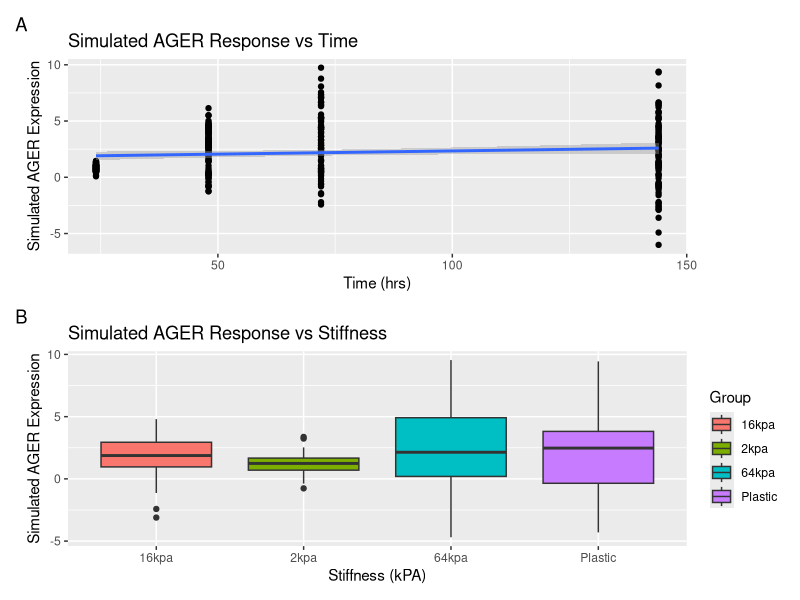

This figure's R source:
## ---- chunk 1
knitr::opts_chunk$set(echo = TRUE)
## ---- chunk 2

# Relevant libraries ------------------------------------------------------

library(tidyverse) # To use ggplot2 and dplyr packages
library(kableExtra) # To make fancy tables
library(patchwork)

# FUNCTIONS ------------------------------------------------------

##############################################################################################
# FUNCTION: sim_rnorm()
# Description: a function that creates a simulated gene expression dataset for different groups.
# Input Arguments: 'list' (a list containing the mean, variance and size of each categories) and 'groups' (an atomic vector of all the predictor groups)
# Output: 'sim_df' (a dataframe containing a unique ID variable, Group and Resp_var (simulated from normal distribution))
#___________________________________________________________________________________________

sim_rnorm <- function(groups = c(), list = input){

#Times = c("24h", "+4h", "+24h", "5d")

g1 = rnorm(n = list[[1]][1], mean = list[[1]][2], sd = sqrt(list[[1]][3]))
g2 = rnorm(n = list[[2]][1], mean = list[[2]][2], sd = sqrt(list[[2]][3]))
g3 = rnorm(n = list[[3]][1], mean = list[[3]][2], sd = sqrt(list[[3]][3]))
g4 = rnorm(n = list[[4]][1], mean = list[[4]][2], sd = sqrt(list[[4]][3]))

Resp_var<- c(g1, g2, g3, g4)
ID <- 1:length(Resp_var)
Group <- c (rep(groups[1], length(g1)), rep(groups[2], length(g2)), rep(groups[3], length(g3)), rep(groups[4], length(g4))) # Assigning Time categories to the rnorm() generated data

sim_df <- data.frame(ID, Group, Resp_var) # Create a dataframe from the simulated Group and Resp_var data. 
  
return(sim_df)
}

##############################################################################################


##############################################################################################
# FUNCTION: Reg_Stat()
# Description: Performs linear regression on a dataset
# Input Arguments: 'df' (a dataframe containing the variable the linear regression will be ran on)
# Output: p-value, coefficient and conclusion (significant / not-significant)
#___________________________________________________________________________________________

Reg_Stat <- function(df = DF){
  
   z <- lm(Resp_var ~ Group, data = df)
   coeff<-summary(z)$coefficients[2,1] # pulls out the coefficient of the relationship btw the response and predictor variables
   pVal <- summary(z)$coefficients[2,4] # pulls out the p-value of the relationship btw the response and predictor variables
  
   a <-c(coeff, pVal, ifelse(pVal < 0.05, "Significant", "Non-significant"))
   names(a) <- c("Coefficient", "P-Value", "Conclusion")
   return(a)
}

##############################################################################################

##############################################################################################
# FUNCTION: Reg_Plot()
# Description: Plot the datset
# Input Arguments: 'df' (a dataframe containing the variable the ANOVA will be ran on)
# Output:'plot'
#___________________________________________________________________________________________

Reg_Plot <- function(df = DF){
  
   ### Plot of the data
   plot <- ggplot(df) +
           aes(x = Group, y = Resp_var) +
           geom_point() +
           stat_smooth(method=lm,se=0.95) + # default se=0.95 
           labs(title = "Simulated AGER Response vs Time", x = "Time (hrs)", y = "Simulated AGER Expression")
   
  return(plot)
}
################################################################################################

##############################################################################################
# FUNCTION: ANOVA_Stat()
# Description: Runs the ANOVA on a dataset
# Input Arguments: 'df' (a dataframe containing the variables the ANOVA will be ran on)
# Output: p-value and conclusion (significant/not significant)
#___________________________________________________________________________________________

ANOVA_Stat <- function(df = DF){
  
   z <- aov(Resp_var ~ Group, data = df)
   pVal <- unlist(summary(z))[9] # pulls out the p-value of the relationship btw the response and predictor variables
  
   a <-c(pVal, ifelse(pVal < 0.05, "Significant", "Non-significant"))
   names(a) <- c("P-Value","Conclusion")
   return(a)
}

##############################################################################################


##############################################################################################
# FUNCTION: ANOVA_Plot()
# Description: Plot the datset
# Input Arguments: 'df' (a dataframe containing the variable the ANOVA will be ran on)
# Output:'plot'
#___________________________________________________________________________________________

ANOVA_Plot <- function(df = DF){
  
   ### Plot of the data (boxplot)
   plot <- ggplot(df) +
           aes(x = Group, y = Resp_var, fill = Group) +
           geom_boxplot() +
           labs(title = "Simulated AGER Response vs Stiffness",x = "Stiffness (kPA)", y = "Simulated AGER Expression")
           
   
  return(plot)
}
################################################################################################






# Global Variables ------------------------------------------------------

n_24h = 84; mean_24h = 0.8439886; var_24h = 0.0604894;
n_48h = 86; mean_48h = 2.2456403; var_48h = 3.0218083;
n_72h = 84; mean_72h = 2.7526489; var_72h = 7.8850666;
n_144h = 82; mean_144h = 2.4733090; var_144h = 9.2351024;

# Create a list with all input data

input1 <- list(sim24h = c(n_24h, mean_24h,var_24h), 
              sim48h = c(n_48h, mean_48h,var_48h),
              sim72h = c(n_72h, mean_72h,var_72h),
              sim144h = c(n_144h, mean_144h,var_144h))


n_2kpa = 96; mean_2kpa = 1.190448; var_2kpa = 0.650671;
n_16kpa = 96; mean_16kpa = 1.886097; var_16kpa = 2.287650;
n_64kpa = 95; mean_64kpa = 2.730308; var_64kpa = 10.417837;
n_plastic = 49; mean_plastic = 2.892691; var_plastic = 8.975734;

input2 <- list(sim2kpa = c(n_2kpa, mean_2kpa, var_2kpa),
               sim16kpa = c(n_16kpa, mean_16kpa, var_16kpa), 
               sim64kpa = c(n_64kpa, mean_64kpa, var_64kpa),
               simplastic = c(n_plastic, mean_plastic, var_plastic))


# Simulating Random Dataset and Running LR and ANOVA ------------------------------------------------------

df1 <- sim_rnorm(groups = c(24, 48, 72, 144), list = input1) # create a randomly generated Time and AGER dataset
LR <- Reg_Stat(df1) # computes the linear regression analysis of AGER(response) and Time (predictor)
p1 <- Reg_Plot(df1) # plot the AGER and Time variables in the dataframe
kable(data.frame(t(LR)), caption = "Table 1 - Sample Linear Regression Analysis Output")


df2 <- sim_rnorm(groups = c("2kpa", "16kpa", "64kpa", "Plastic"), list = input2)
AV <- ANOVA_Stat(df2)
p2 <- ANOVA_Plot(df2)
kable(data.frame(t(AV)), caption = "Table 2 - Sample ANOVA Output")

p1/p2 + plot_annotation(tag_levels = "A") # Return both plots 1 and 2 on the same figure


# Using a for loop to automate the ANOVA analysis --------------------------------------------------------------------

AV_Stats <- NULL

for (i in seq_len(10)){
   
    df2 <- sim_rnorm(groups = c("2kpa", "16kpa", "64kpa", "Plastic"), list = input2)
    
    Test <- data.frame(t(i))
    AnovaOutput <- data.frame(t(ANOVA_Stat(df2)))
    
    AV_Stats <- bind_rows(AV_Stats, cbind(Test, AnovaOutput))
}

names(AV_Stats) <- c("Test No.", "P-Value", "Conclusion")

kable(AV_Stats, caption = "*Table 3 - P-Values and Conclusions from Running ANOVA Ten Times on Randomly Generated Data*", align = "c")
